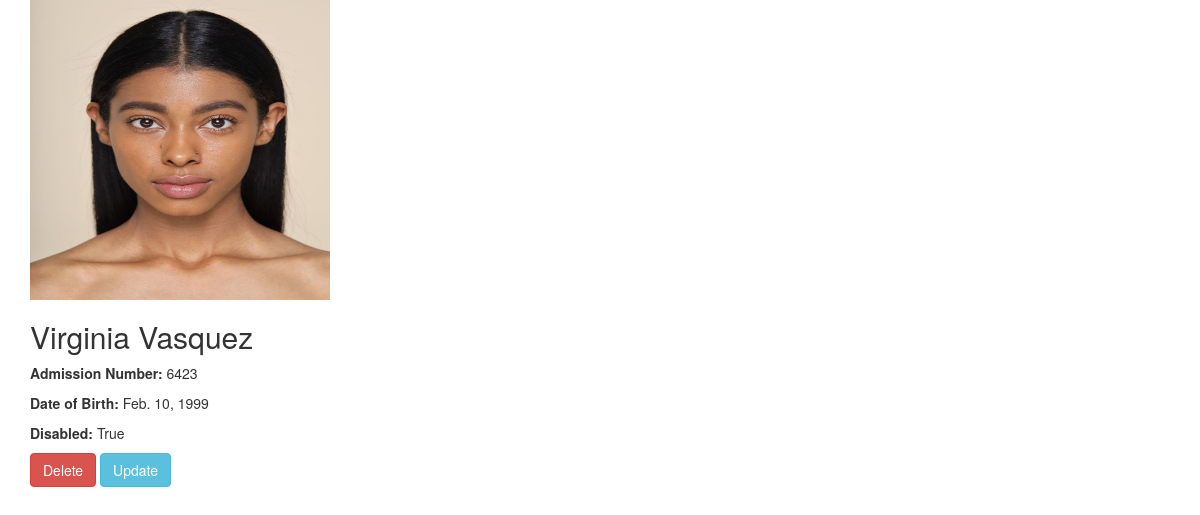
Page /student_details/4/ (signed in) on the committed database.
### mainapp/models.py (models this page shows, shortened)
class Student(models.Model):
    name= models.CharField(max_length=100)
    adm_no= models.IntegerField(unique=True)
    dob = models.DateField(null=True)
    profile_picture = models.ImageField(upload_to=unique_img_name, null=True, default='students/students.png')
    disabled = models.BooleanField(default=False)

### mainapp/views.py (the view)
# urls.py: path('student_details/<int:student_id>/', views.student_details, name='student_details'),
@login_required
def student_details(request, student_id):
    student = Student.objects.get(pk=student_id)
    return render(request, 'student_details.html', {'student':student})

### mainapp/templates/student_details.html (shortened to what this page needs)
<!DOCTYPE html>
<html lang="en">
<head>
    <link rel="stylesheet" href="https://maxcdn.bootstrapcdn.com/bootstrap/3.4.1/css/bootstrap.min.css">
</head>
<body>
    <div class="container d-flex justify-content-center align-items-center" style="min-height: 100vh;">
        <div class="row justify-content-center">
            <div class="col-sm-8 col-md-6">
                <div class="card">
                    {% if student.profile_picture %}
                    <img src="{{ student.profile_picture.url }}" height="300" width="300" alt="">
                {% endif %}
                    <div class="card-body">
                        <h2 class="card-title">{{ student.name }}</h2>
                        <p class="card-text"><strong>Admission Number:</strong> {{ student.adm_no }}</p>
                        <p class="card-text"><strong>Date of Birth:</strong> {{ student.dob }}</p>
                        <p class="card-text"><strong>Disabled:</strong> {{ student.disabled }}</p>
                        <a href="{% url 'delete_student' student.id %}" class="btn btn-danger w-100">Delete</a>
                        <a href="{% url 'update_student' student.id %}" class="btn btn-info w-100">Update</a>
                    </div>
                </div>
            </div>
        </div>
    </div>
</body>
</html>

### rows in the picture
Student: profile_picture (picture), name "Virginia Vasquez", adm_no "6423", dob "Feb. 10, 1999", disabled "True"
